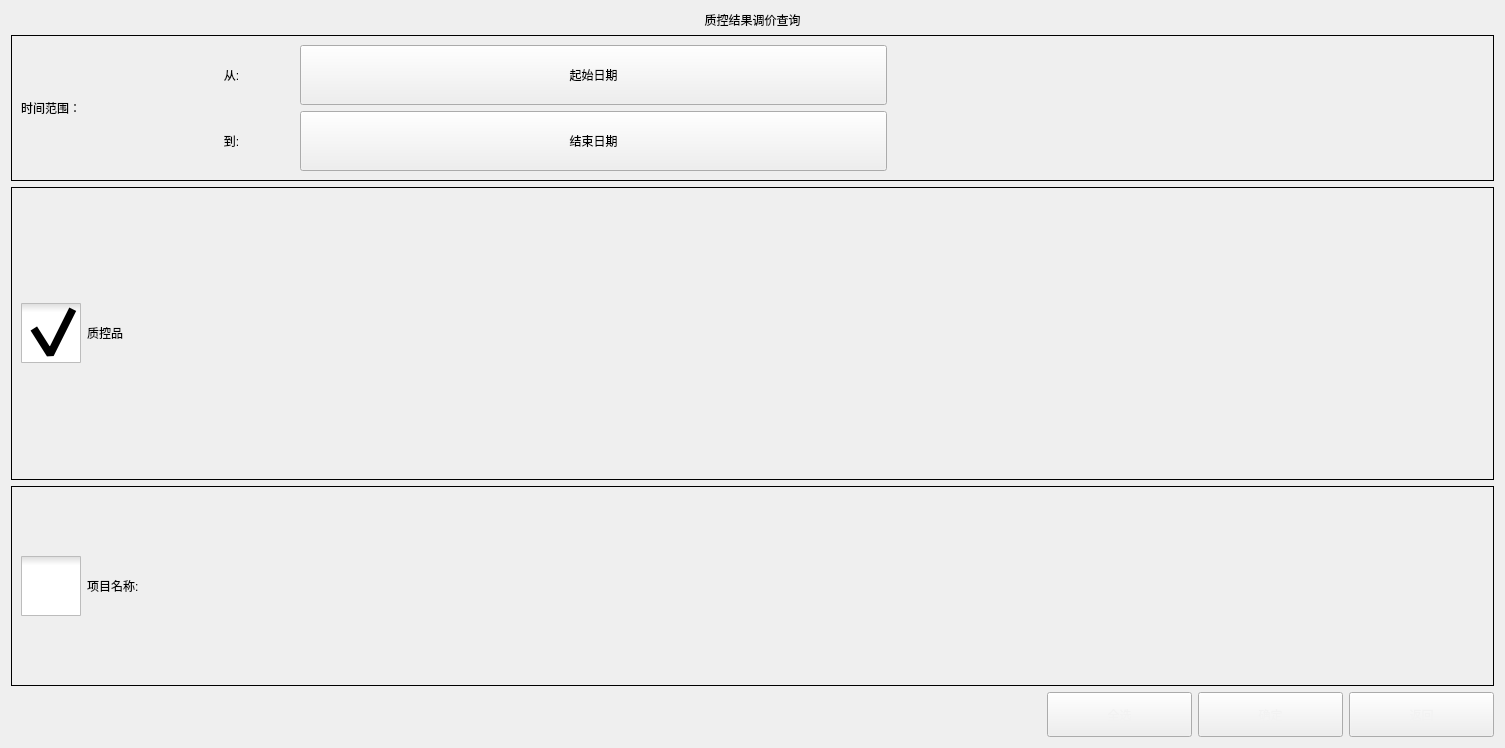
<?xml version="1.0" encoding="UTF-8"?>
<ui version="4.0">
 <class>QCResultQuery</class>
 <widget class="QWidget" name="QCResultQuery">
  <property name="geometry">
   <rect>
    <x>0</x>
    <y>0</y>
    <width>1505</width>
    <height>748</height>
   </rect>
  </property>
  <property name="windowTitle">
   <string>Form</string>
  </property>
  <layout class="QVBoxLayout" name="verticalLayout_2">
   <item>
    <widget class="QLabel" name="label">
     <property name="styleSheet">
      <string notr="true">font: 290 28pt &quot;Microsoft YaHei UI&quot;;</string>
     </property>
     <property name="text">
      <string>质控结果调价查询</string>
     </property>
     <property name="alignment">
      <set>Qt::AlignCenter</set>
     </property>
    </widget>
   </item>
   <item>
    <widget class="QFrame" name="DateTimeArea">
     <property name="styleSheet">
      <string notr="true">QFrame#DateTimeArea{
	border: 1px solid black;
}</string>
     </property>
     <property name="frameShape">
      <enum>QFrame::StyledPanel</enum>
     </property>
     <property name="frameShadow">
      <enum>QFrame::Raised</enum>
     </property>
     <layout class="QGridLayout" name="gridLayout" columnstretch="1,9">
      <item row="0" column="0" rowspan="2">
       <widget class="QLabel" name="label_2">
        <property name="styleSheet">
         <string notr="true">font: 24pt &quot;Microsoft YaHei UI&quot;;</string>
        </property>
        <property name="text">
         <string>时间范围：</string>
        </property>
       </widget>
      </item>
      <item row="0" column="1">
       <layout class="QHBoxLayout" name="horizontalLayout" stretch="1,5,5">
        <property name="spacing">
         <number>10</number>
        </property>
        <item>
         <widget class="QLabel" name="label_3">
          <property name="styleSheet">
           <string notr="true">font: 20pt &quot;Microsoft YaHei UI&quot;;</string>
          </property>
          <property name="text">
           <string>从:</string>
          </property>
          <property name="alignment">
           <set>Qt::AlignCenter</set>
          </property>
         </widget>
        </item>
        <item>
         <widget class="QPushButton" name="startDateBtn">
          <property name="minimumSize">
           <size>
            <width>200</width>
            <height>60</height>
           </size>
          </property>
          <property name="styleSheet">
           <string notr="true">font: 24pt &quot;Microsoft YaHei UI&quot;;</string>
          </property>
          <property name="text">
           <string>起始日期</string>
          </property>
         </widget>
        </item>
        <item>
         <widget class="CusClockTimeAdjust" name="StartClockTimeArea" native="true"/>
        </item>
       </layout>
      </item>
      <item row="1" column="1">
       <layout class="QHBoxLayout" name="horizontalLayout_2" stretch="1,5,5">
        <property name="spacing">
         <number>10</number>
        </property>
        <item>
         <widget class="QLabel" name="label_4">
          <property name="styleSheet">
           <string notr="true">font: 20pt &quot;Microsoft YaHei UI&quot;;</string>
          </property>
          <property name="text">
           <string>到:</string>
          </property>
          <property name="alignment">
           <set>Qt::AlignCenter</set>
          </property>
         </widget>
        </item>
        <item>
         <widget class="QPushButton" name="endDateBtn">
          <property name="minimumSize">
           <size>
            <width>200</width>
            <height>60</height>
           </size>
          </property>
          <property name="styleSheet">
           <string notr="true">font: 24pt &quot;Microsoft YaHei UI&quot;;</string>
          </property>
          <property name="text">
           <string>结束日期</string>
          </property>
         </widget>
        </item>
        <item>
         <widget class="CusClockTimeAdjust" name="endClockTimeArea" native="true"/>
        </item>
       </layout>
      </item>
     </layout>
    </widget>
   </item>
   <item>
    <widget class="QFrame" name="QCProductsArea">
     <property name="styleSheet">
      <string notr="true">QFrame#QCProductsArea{
	border: 1px solid black;
}</string>
     </property>
     <property name="frameShape">
      <enum>QFrame::StyledPanel</enum>
     </property>
     <property name="frameShadow">
      <enum>QFrame::Raised</enum>
     </property>
     <layout class="QHBoxLayout" name="horizontalLayout_3" stretch="0,9">
      <item>
       <widget class="QCheckBox" name="checkBoxQCProduct">
        <property name="minimumSize">
         <size>
          <width>200</width>
          <height>100</height>
         </size>
        </property>
        <property name="maximumSize">
         <size>
          <width>200</width>
          <height>200</height>
         </size>
        </property>
        <property name="styleSheet">
         <string notr="true">QCheckBox{
font: 20pt &quot;Microsoft YaHei UI&quot;;
}

QCheckBox::indicator{
width: 60px;
height: 60px;
}

QCheckBox::indicator::unchecked{
	image: url(:/resources/img/UnChecked.png);
}

QCheckBox::indicator::checked{
	image: url(:/resources/img/Checked.png);
}</string>
        </property>
        <property name="text">
         <string>质控品</string>
        </property>
        <property name="checked">
         <bool>true</bool>
        </property>
        <property name="tristate">
         <bool>false</bool>
        </property>
       </widget>
      </item>
      <item>
       <layout class="QVBoxLayout" name="verticalLayout" stretch="7,3">
        <item>
         <widget class="TurnPageGridView" name="QCProductsSetArea" native="true"/>
        </item>
        <item>
         <widget class="CusLineEdit" name="QCProductsNumInput" native="true"/>
        </item>
       </layout>
      </item>
     </layout>
    </widget>
   </item>
   <item>
    <widget class="QFrame" name="QCProjectsNameArea">
     <property name="minimumSize">
      <size>
       <width>0</width>
       <height>200</height>
      </size>
     </property>
     <property name="styleSheet">
      <string notr="true">QFrame#QCProjectsNameArea{
	border: 1px solid black;
}</string>
     </property>
     <property name="frameShape">
      <enum>QFrame::StyledPanel</enum>
     </property>
     <property name="frameShadow">
      <enum>QFrame::Raised</enum>
     </property>
     <layout class="QHBoxLayout" name="horizontalLayout_4" stretch="0,9">
      <item>
       <widget class="QCheckBox" name="checkBoxQCProjects">
        <property name="minimumSize">
         <size>
          <width>200</width>
          <height>120</height>
         </size>
        </property>
        <property name="styleSheet">
         <string notr="true">QCheckBox{
font: 20pt &quot;Microsoft YaHei UI&quot;;
}

QCheckBox::indicator{
width: 60px;
height: 60px;
}

QCheckBox::indicator::unchecked{
	image: url(:/resources/img/UnChecked.png);
}

QCheckBox::indicator::checked{
	image: url(:/resources/img/Checked.png);
}</string>
        </property>
        <property name="text">
         <string>项目名称:</string>
        </property>
       </widget>
      </item>
      <item>
       <widget class="TurnPageGridView" name="QCProjectNameSetArea" native="true"/>
      </item>
     </layout>
    </widget>
   </item>
   <item>
    <layout class="QHBoxLayout" name="horizontalLayout_5">
     <item>
      <spacer name="horizontalSpacer">
       <property name="orientation">
        <enum>Qt::Horizontal</enum>
       </property>
       <property name="sizeHint" stdset="0">
        <size>
         <width>40</width>
         <height>20</height>
        </size>
       </property>
      </spacer>
     </item>
     <item>
      <widget class="QPushButton" name="SelectAllBtn">
       <property name="minimumSize">
        <size>
         <width>145</width>
         <height>45</height>
        </size>
       </property>
       <property name="styleSheet">
        <string notr="true">QPushButton{
font: 700 13pt &quot;Microsoft YaHei UI&quot;;
color: #F2F2F2;
border-image: url(:/resources/img/common/btnNomal.png);
padding: -1;}
QPushButton:pressed{
font: 700 13pt &quot;Microsoft YaHei UI&quot;;
color: #F2F2F2;
border-image: url(:/resources/img/common/btnClicked.png);
padding: -1;}
</string>
       </property>
       <property name="text">
        <string>全选</string>
       </property>
      </widget>
     </item>
     <item>
      <widget class="QPushButton" name="ConfirmBtn">
       <property name="minimumSize">
        <size>
         <width>145</width>
         <height>45</height>
        </size>
       </property>
       <property name="styleSheet">
        <string notr="true">QPushButton{
font: 700 13pt &quot;Microsoft YaHei UI&quot;;
color: #F2F2F2;
border-image: url(:/resources/img/common/btnNomal.png);
padding: -1;}
QPushButton:pressed{
font: 700 13pt &quot;Microsoft YaHei UI&quot;;
color: #F2F2F2;
border-image: url(:/resources/img/common/btnClicked.png);
padding: -1;}
</string>
       </property>
       <property name="text">
        <string>确定</string>
       </property>
      </widget>
     </item>
     <item>
      <widget class="QPushButton" name="returnBtn">
       <property name="minimumSize">
        <size>
         <width>145</width>
         <height>45</height>
        </size>
       </property>
       <property name="styleSheet">
        <string notr="true">QPushButton{
font: 700 13pt &quot;Microsoft YaHei UI&quot;;
color: #F2F2F2;
border-image: url(:/resources/img/common/btnNomal.png);
padding: -1;}
QPushButton:pressed{
font: 700 13pt &quot;Microsoft YaHei UI&quot;;
color: #F2F2F2;
border-image: url(:/resources/img/common/btnClicked.png);
padding: -1;}
</string>
       </property>
       <property name="text">
        <string>返回</string>
       </property>
      </widget>
     </item>
    </layout>
   </item>
  </layout>
 </widget>
 <customwidgets>
  <customwidget>
   <class>TurnPageGridView</class>
   <extends>QWidget</extends>
   <header location="global">TurnPageGridView.h</header>
   <container>1</container>
  </customwidget>
  <customwidget>
   <class>CusClockTimeAdjust</class>
   <extends>QWidget</extends>
   <header location="global">CusClockTimeAdjust.h</header>
   <container>1</container>
  </customwidget>
  <customwidget>
   <class>CusLineEdit</class>
   <extends>QWidget</extends>
   <header location="global">CusLineEdit.h</header>
   <container>1</container>
  </customwidget>
 </customwidgets>
 <resources/>
 <connections/>
</ui>
